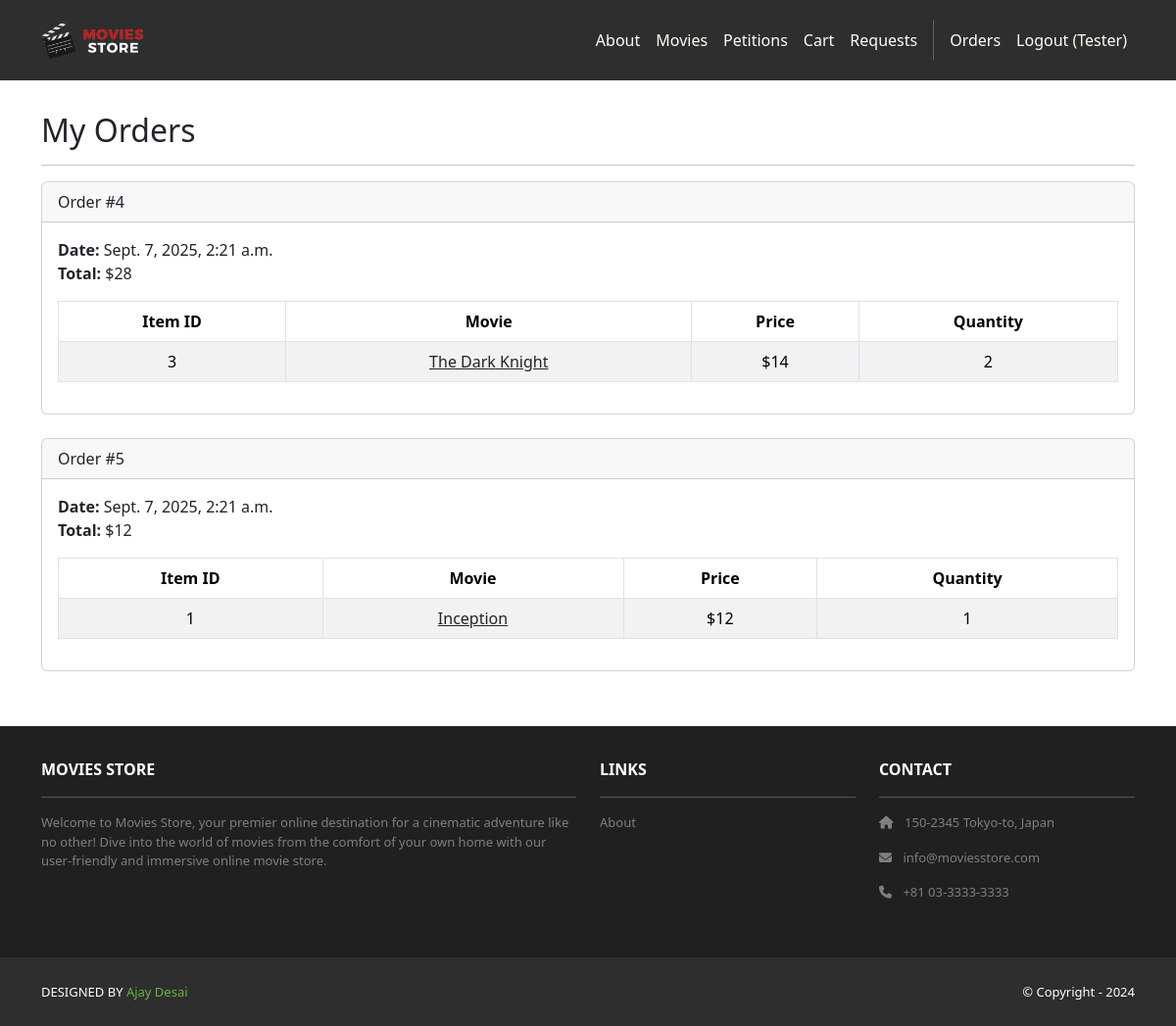
Screenshot of /accounts/orders/ (signed in) with the database file from the repository.
### cart/models.py (models this page shows, shortened)
class Order(models.Model):
    id = models.AutoField(primary_key=True)
    total = models.IntegerField()
    date = models.DateTimeField(auto_now_add=True)
    user = models.ForeignKey(User, on_delete=models.CASCADE)

class Item(models.Model):
    id = models.AutoField(primary_key=True)
    price = models.IntegerField()
    quantity = models.IntegerField()
    order = models.ForeignKey(Order, on_delete=models.CASCADE)
    movie = models.ForeignKey(Movie, on_delete=models.CASCADE)

### movies/models.py (models this page shows, shortened)
class Movie(models.Model):
    id = models.AutoField(primary_key=True)
    name = models.CharField(max_length=255)
    price = models.IntegerField()
    description = models.TextField()
    image = models.ImageField(upload_to='movie_images/')

### accounts/views.py (the view)
# urls.py: path('orders/', views.orders, name='accounts.orders'),
@login_required
def orders(request):
    template_data = {}
    template_data['title'] = 'Orders'
    template_data['orders'] = request.user.order_set.all()
    return render(request, 'accounts/orders.html', {'template_data': template_data})

### accounts/templates/accounts/orders.html
{% extends 'base.html' %}
{% block content %}
<div class="p-3">
  <div class="container">
    <div class="row mt-3">
      <div class="col mx-auto mb-3">
        <h2>My Orders</h2>
        <hr />
        {% for order in template_data.orders %}
        <div class="card mb-4">
          <div class="card-header">
            Order #{{ order.id }}
          </div>
          <div class="card-body">
            <b>Date:</b> {{ order.date }}<br />
            <b>Total:</b> ${{ order.total }}<br />
            <table class="table table-bordered table-striped text-center mt-3">
              <thead>
                <tr>
                  <th scope="col">Item ID</th>
                  <th scope="col">Movie</th>
                  <th scope="col">Price</th>
                  <th scope="col">Quantity</th>
                </tr>
              </thead>
              <tbody>
                {% for item in order.item_set.all %}
                <tr>
                  <td>{{ item.movie.id }}</td>
                  <td>
                    <a class="link-dark" href="{% url 'movies.show' id=item.movie.id %}">
                      {{ item.movie.name }}
                    </a>
                  </td>
                  <td>${{ item.movie.price }}</td>
                  <td>{{ item.quantity }}</td>
                </tr>
                {% endfor %}
              </tbody>
            </table>
          </div>
        </div>
        {% endfor %}
      </div>
    </div>
  </div>
</div>
{% endblock content %}

### moviesstore/templates/base.html (shortened to what this page needs)
<!DOCTYPE html>
<html>
  {% load static %}
  <head>
    <link href="https://cdn.jsdelivr.net/npm/bootstrap@5.3.3/dist/css/bootstrap.min.css" rel="stylesheet">
    <link rel="stylesheet" href="https://cdnjs.cloudflare.com/ajax/libs/font-awesome/6.1.1/css/all.min.css">
    <link rel="stylesheet" type="text/css" href="{% static 'css/style.css' %}">
  </head>
  <body>
    <nav class="p-3 navbar navbar-dark bg-dark navbar-expand-lg">
      <div class="container">
        <a class="navbar-brand" href="{% url 'home.index' %}">
          <img src="{% static 'img/logo.png' %}" alt="logo" height="40" />
        </a>
        <div class="collapse navbar-collapse" id="navbarNavAltMarkup">
          <div class="navbar-nav ms-auto navbar-ml">
            <a class="nav-link" href="{% url 'home.about' %}">About</a>
            <a class="nav-link" href="{% url 'movies.index' %}">Movies</a>
            <a class="nav-link" href="{% url 'movies.petitions' %}">Petitions</a>
            <a class="nav-link" href="{% url 'cart.index' %}">Cart</a>
            {% if user.is_authenticated %}
            <a class="nav-link" href="{% url 'movies.requests' %}">Requests</a>
            {% endif %}
            {% if user.is_authenticated %}
            <a class="nav-link" href="{% url 'accounts.orders' %}">Orders</a>
            <a class="nav-link" href="{% url 'accounts.logout' %}">Logout ({{ user.username }})</a>
            {% else %}
            <a class="nav-link" href="{% url 'accounts.login' %}">Login</a>
            <a class="nav-link" href="{% url 'accounts.signup' %}">Sign Up</a>
            {% endif %}
          </div>
        </div>
      </div>
    </nav>
    <div>
      {% block content %}
      {% endblock content %}
    </div>
    <section class="p-3 ms-footer d-none d-md-block">
      <div class="container">
        <div class="row mt-3 text-white">
          <div class="col-md-6 col-lg-6 col-xl-6 mx-auto mb-4">
            <b>MOVIES STORE</b>
            <hr />
            <p>Welcome to Movies Store, your premier online destination for a cinematic
              adventure like no other! Dive into the world of movies from the comfort of your own home with our user-friendly
              and immersive online movie store.</p>
          </div>
          <div class="col-md-3 col-lg-3 col-xl-3 mx-auto mb-4">
            <b>LINKS</b>
            <hr />
            <p><a class="nav-link" href="{% url 'home.about' %}">About</a></p>
          </div>
          <div class="col-md-3 col-lg-3 col-xl-3 mx-auto mb-4">
            <b>CONTACT</b>
            <hr />
            <p><i class="fas fa-home me-2"></i> 150-2345 Tokyo-to, Japan</p>
            <p><i class="fas fa-envelope me-2"></i> info@moviesstore.com</p>
            <p><i class="fas fa-phone me-2"></i> +81 03-3333-3333</p>
          </div>
        </div>
      </div>
    </section>
    <section class="p-3 ms-footer-bottom bg-dark">
      <div class="container d-flex justify-content-between">
        <div class="me-5 text-white">
          <span>DESIGNED BY <a href="https://www.linkedin.com/in/ajayndesai/" target="_blank">Ajay Desai</a>
          </span>
        </div>
        <div class="text-white">
          <span>© Copyright - 2024</span>
        </div>
      </div>
    </section>
  </body>
</html>

### moviesstore/static/css/style.css (style rules this page uses)
.navbar a.nav-link { color: #FFFEF6 !important; }
.bg-dark { background-color: #2E2E2E !important; }
.ms-footer { background-color: #202020; }
.ms-footer p { color: #7F7F7F; font-size: 13px; }
.ms-footer-bottom span { font-size: 13px; line-height: 38px; }
.ms-footer-bottom a { color: #6ab43e; text-decoration: none; }

### rows the page displays
Order: id "4", date "Sept. 7, 2025, 2:21 a.m.", total "28"
Item: movie.id "3", movie.name "The Dark Knight", movie.price "14", quantity "2"
Order: id "5", date "Sept. 7, 2025, 2:21 a.m.", total "12"
Item: movie.id "1", movie.name "Inception", movie.price "12", quantity "1"

### other values shown
{{ user.username }} "Tester"
